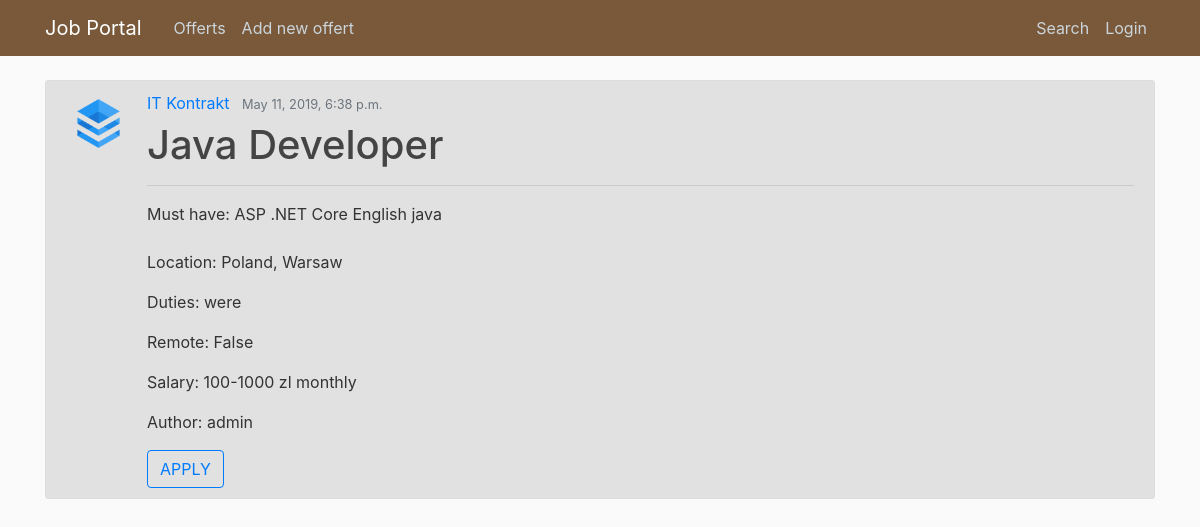
The page /offerts/details/1/ on the database as committed earlier.
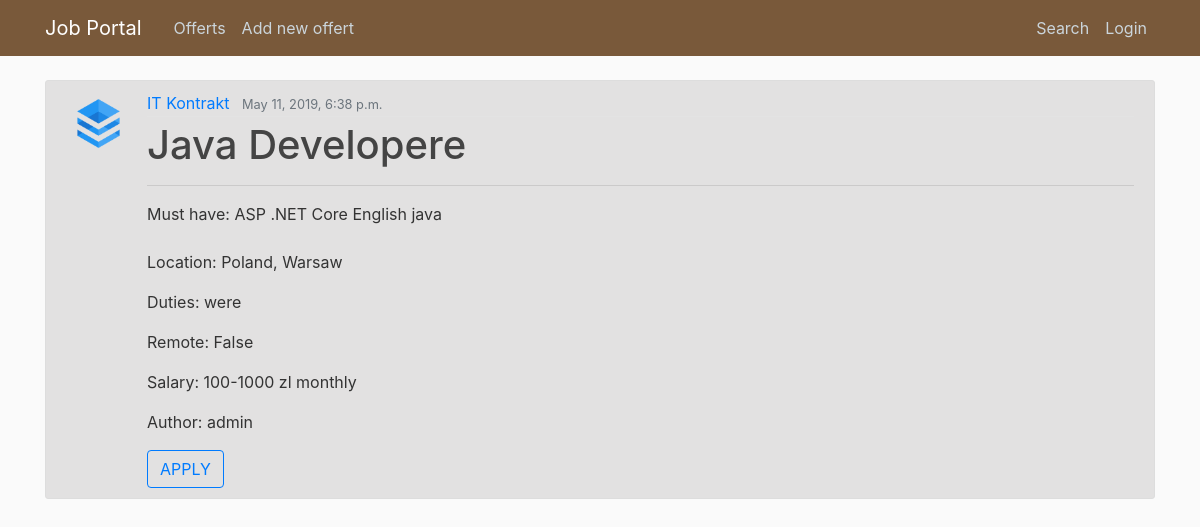
The same page on the database as committed later.
### offerts/models.py (models this page shows, shortened)
class Offert(models.Model):
    author = models.ForeignKey(User, on_delete=models.CASCADE)
    position = models.CharField(max_length = 100)
    agency = models.ForeignKey(Agency, on_delete=models.CASCADE)
    remote = models.BooleanField(default=False)
    sal_types = (
        ('H', 'per hour'),
        ('M', 'monthly'),
    )
    salary_type = models.CharField(
        max_length=1,
        choices=sal_types,
        default='M',
    )
    min_salary = models.IntegerField(default=0)
    max_salary = models.IntegerField(default=0)
    publication_date = models.DateTimeField(auto_now_add = True)
    expiration_date = models.DateField(null=True, default=None)
    must_have = models.ManyToManyField('Tag')
    nice_to_have = models.CharField(max_length = 1000)
    duties = models.CharField(max_length = 1000)
    benefits = models.CharField(max_length = 1000)
    about = models.TextField(null=True)

class Agency(models.Model):
    company = models.ForeignKey(Company, on_delete=models.CASCADE)
    country = models.CharField(max_length = 100)
    location = models.CharField(max_length = 100)
    address = models.CharField(max_length = 200)
    weppage = models.URLField(null=True)
    email = models.EmailField()
    phone = models.CharField(max_length=15)
    class Meta:
        verbose_name_plural = "Agencies"

class Company(models.Model):
    name = models.CharField(max_length = 200, unique=True)
    logo = models.ImageField(upload_to = "logos/", null=True, default=None)
    webpage = models.URLField(null=True)
    about = models.CharField(max_length = 1000)
    class Meta:
        verbose_name_plural = "Companies"

### offerts/views.py (the view)
# urls.py: path('details/<int:pk>/', OffertDetailView.as_view(), name = 'offertDetails'),
class OffertDetailView(DetailView):
    model = Offert
    template_name = 'offerts/detailsOffert.html'
    context_object_name = 'offert'

### offerts/models.py (called while the page is built)
    def __str__(self):
        return self.name

### offerts/templates/offerts/detailsOffert.html (shortened to what this page needs)
{% extends 'base.html' %}
{% load static %}
  {% block body %}
    <article class="media content-section">
    <img class="article-img" src="{{offert.agency.company.logo.url}}" alt="logo">
        <div class="media-body">
            <div class="article-metadata">
              <a class="mr-2" href='#'>{{ offert.agency.company.name }}</a>
              <small class="text-muted">{{offert.publication_date}}</small>
            </div>
            <h1><a class="article-title">{{ offert.position }}</a></h1>
            <hr>
            Must have:
              {% for tag in offert.must_have.all %}
                {{tag}}
              {% endfor %} <br/>
            <p class="article-content"><br>Location: {{ offert.agency.country }}, {{offert.agency.location }}</p>
            <p class="article-content">Duties: {{offert.duties}}</p>
            <p class="article-content">Remote: {{offert.remote}}</p>
            <p class="article-content">Salary: {{offert.min_salary}}-{{offert.max_salary}} zl  {{ offert.get_salary_type_display }}</p>
            <p class="article-content">Author: {{offert.author}} </p>
            <a href="{% url 'offerts:apply' offert.id %}"><button type="button" class="btn btn-outline-primary">APPLY</button></a>
    </article>
  {% endblock %}

Rows that differ between the two databases and show on the page:
changed Offert "were": position "Java Developer" → "Java Developere"
